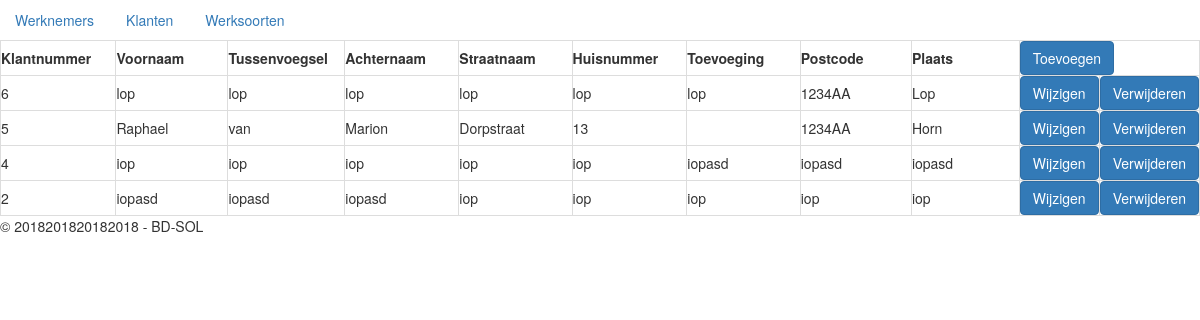
Page /klanten.php on the committed database.
### tables this page shows
CREATE TABLE `klanten` (
  `Klantnummer` int(11) NOT NULL,
  `Voornaam` varchar(255) DEFAULT NULL,
  `Tussenvoegsel` varchar(255) DEFAULT NULL,
  `Achternaam` varchar(255) DEFAULT NULL,
  `Straatnaam` varchar(255) DEFAULT NULL,
  `Huisnummer` varchar(255) DEFAULT NULL,
  `Toevoeging` varchar(255) DEFAULT NULL,
  `Postcode` varchar(255) DEFAULT NULL,
  `Plaats` varchar(255) DEFAULT NULL
);

### klanten.php (the view, shortened to what this page needs)
<!DOCTYPE html>
<html>
	<head>
		<link rel="stylesheet" href="https://maxcdn.bootstrapcdn.com/bootstrap/3.3.6/css/bootstrap.min.css">
		<link rel="stylesheet" href="css/style.css">
		<?php
			include('inc/config.php');
			$klant = $db->query('SELECT * FROM Klanten ORDER BY klantnummer DESC');
		?>
	</head>
	<body>
		<?php include('inc/header.php'); ?>
		<table class="table-bordered">
			<th>Klantnummer</th>
			<th>Voornaam</th>
			<th>Tussenvoegsel</th>
			<th>Achternaam</th>
			<th>Straatnaam</th>
			<th>Huisnummer</th>
			<th>Toevoeging</th>
			<th>Postcode</th>
			<th>Plaats</th>
			<th colspan='2'> <button type ='button' onclick = 'showKlantForm()' class = 'btn btn-primary'>Toevoegen</button> </th>
				<?php foreach($klant as $row):extract($row);?>
					<tr>
						<td><?= $Klantnummer ?></td>
						<td><?= $Voornaam ?></td>
						<td><?= $Tussenvoegsel ?></td>
						<td><?= $Achternaam ?></td>
						<td><?= $Straatnaam ?></td>
						<td><?= $Huisnummer ?></td>
						<td><?= $Toevoeging ?></td>
						<td><?= $Postcode ?></td>
						<td><?= $Plaats ?></td>
						<td> <button type ='button' onclick = 'showKlantForm(["<?= $Klantnummer ?>", "<?= $Voornaam ?>", "<?= $Tussenvoegsel ?>", "<?= $Achternaam ?>", "<?= $Straatnaam ?>", "<?= $Huisnummer ?>", "<?= $Toevoeging ?>", "<?= $Postcode ?>", "<?= $Plaats ?>"])' class = 'btn btn-primary'>Wijzigen</button> </td>
						<td> <button type ='button' onclick = 'verwijderen(<?=$Klantnummer?>, "Klanten", "Klantnummer")' class = 'btn btn-primary'>Verwijderen</button> </td>
						</tr>
					<?php endforeach; ?>
		</table>
		<?php include('inc/footer.php') ?>
	</body>
</html>

### inc/header.php
<ul class="nav nav-pills">
	<li role="presentation"><a href="index.php">Werknemers</a></li>
	<li role="presentation"><a href="klanten.php">Klanten</a></li>
	<li role="presentation"><a href="diensten.php">Werksoorten</a></li>
</ul>

### inc/footer.php
<p>&copy; <?= date("YYYY"); ?> - BD-SOL</p>

### css/style.css (style rules this page uses)
th { width: 120px; }

### rows in the picture
klanten: Klantnummer "6", Voornaam "lop", Tussenvoegsel "lop", Achternaam "lop", Straatnaam "lop", Huisnummer "lop", Toevoeging "lop", Postcode "1234AA", Plaats "Lop"
klanten: Klantnummer "5", Voornaam "Raphael", Tussenvoegsel "van", Achternaam "Marion", Straatnaam "Dorpstraat", Huisnummer "13", Postcode "1234AA", Plaats "Horn"
klanten: Klantnummer "4", Voornaam "iop", Tussenvoegsel "iop", Achternaam "iop", Straatnaam "iop", Huisnummer "iop", Toevoeging "iopasd", Postcode "iopasd", Plaats "iopasd"
klanten: Klantnummer "2", Voornaam "iopasd", Tussenvoegsel "iopasd", Achternaam "iopasd", Straatnaam "iop", Huisnummer "iop", Toevoeging "iop", Postcode "iop", Plaats "iop"
